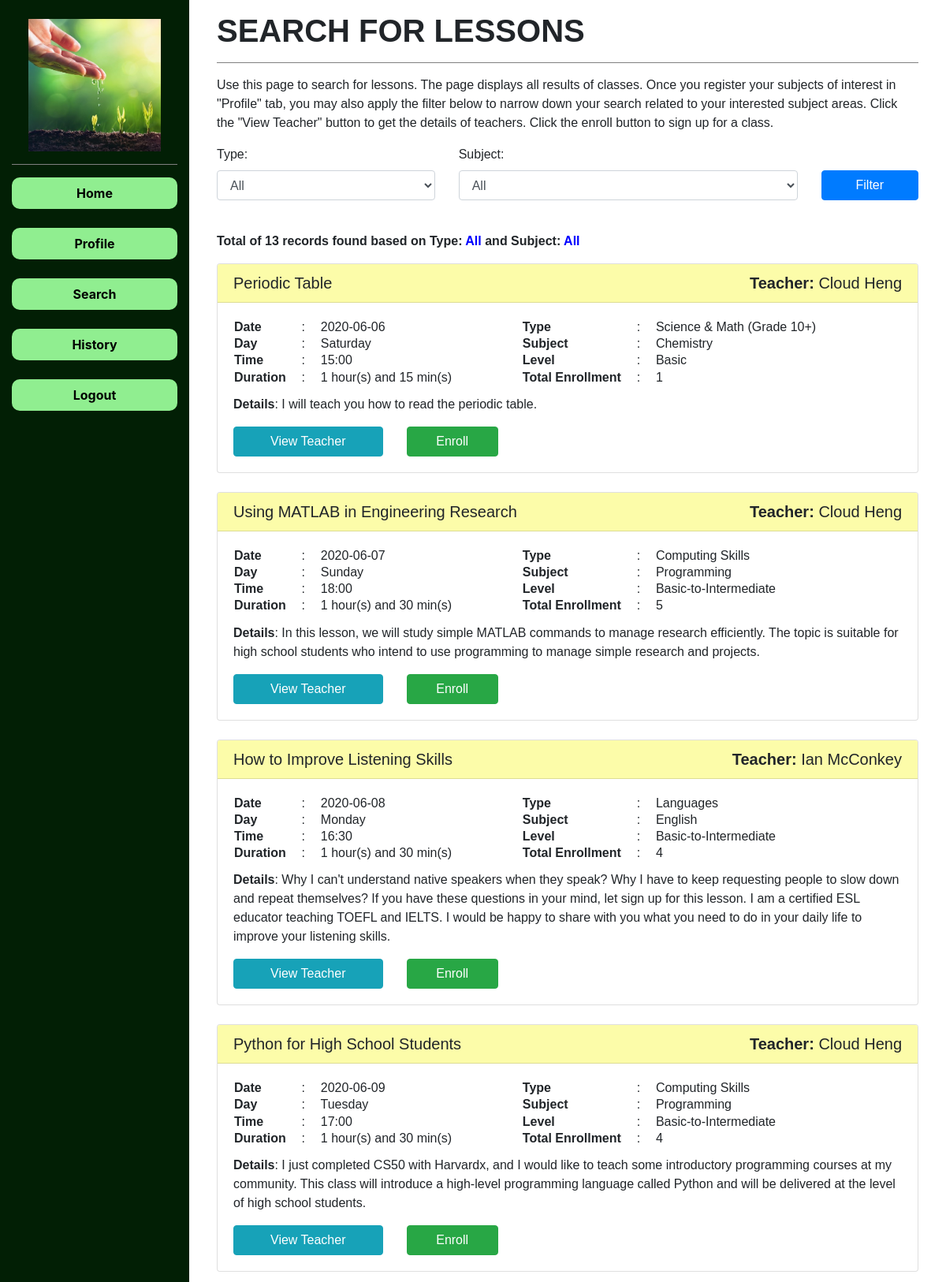
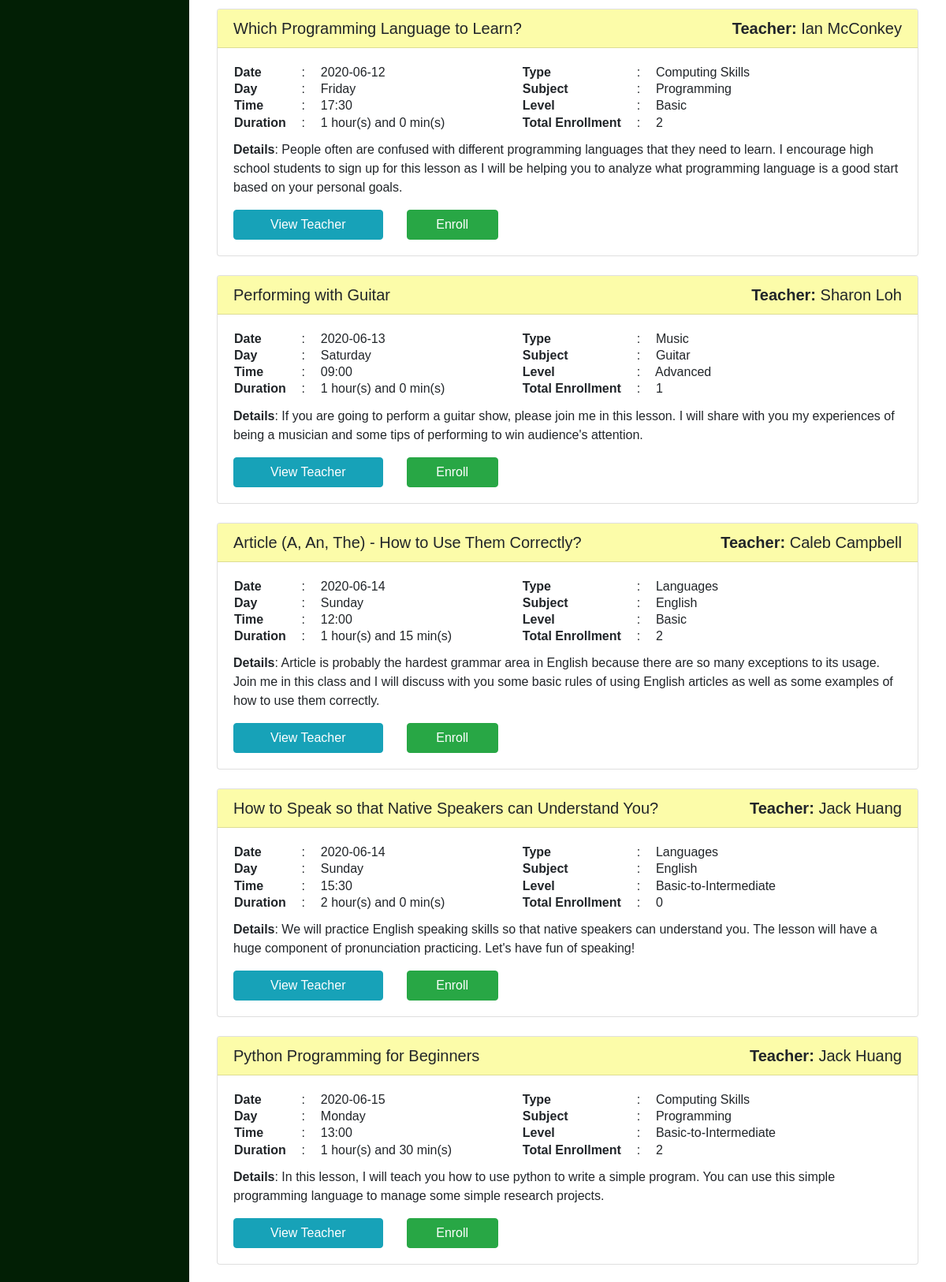
/search (signed in, upper part), run on the app's committed database (2 pictures, top to bottom).
### tables this page shows
CREATE TABLE "upcoming" (
	"id"	INTEGER NOT NULL PRIMARY KEY AUTOINCREMENT UNIQUE,
	"teacher_id"	INTEGER NOT NULL,
	"date"	NUMERIC NOT NULL,
	"time"	NUMERIC NOT NULL,
	"duration_hour"	INTEGER NOT NULL,
	"duration_min"	INTEGER,
	"type"	TEXT NOT NULL,
	"subject"	TEXT NOT NULL,
	"name"	TEXT NOT NULL,
	"level"	TEXT,
	"message"	TEXT,
	FOREIGN KEY("teacher_id") REFERENCES "people"("id")
);

### app.py (the view)
@app.route("/search", methods=["GET", "POST"])
@login_required
def search():
    id = session["user_id"]
    cursor.execute("""SELECT * from subjects JOIN students ON subjects.id=students.subject_id
                            WHERE students.person_id=:id """, {'id': id})
    subjects = cursor.fetchall()
    typelist = []
    for row in subjects:
        cursor.execute("""SELECT type FROM subjects WHERE name=:name""", {'name': row["name"]})
        data = cursor.fetchone()["type"]
        if not data in typelist:
            typelist.append(data)
    if request.method == "POST":
        type = request.form.get("type")
        subject = request.form.get("subject")
        if type == "All" and subject == "All":
            cursor.execute("""SELECT *,
                            CASE CAST (strftime('%w', date) AS INTEGER)
                                WHEN 0 THEN 'Sunday'
                                WHEN 1 THEN 'Monday'
                                WHEN 2 THEN 'Tuesday'
                                WHEN 3 THEN 'Wednesday'
                                WHEN 4 THEN 'Thursday'
                                WHEN 5 THEN 'Friday'
                                ELSE 'Saturday' END AS day,
                            (SELECT name FROM people where people.id=teacher_id) as teacher_name,
                            (SELECT skype_id FROM people where people.id=teacher_id) as teacher_skype_id,
                            (SELECT occupation FROM people where people.id=teacher_id) as teacher_occupation,
                            (SELECT organization FROM people where people.id=teacher_id) as teacher_organization,
                            (SELECT COUNT(upcoming_students.person_id) FROM upcoming_students WHERE upcoming_students.class_id=id) AS count_student
                            FROM upcoming ORDER BY date, time""")
            rows = cursor.fetchall()
        elif type != "All":
            cursor.execute("""SELECT *,
                            CASE CAST (strftime('%w', date) AS INTEGER)
                                WHEN 0 THEN 'Sunday'
                                WHEN 1 THEN 'Monday'
                                WHEN 2 THEN 'Tuesday'
                                WHEN 3 THEN 'Wednesday'
                                WHEN 4 THEN 'Thursday'
                                WHEN 5 THEN 'Friday'
                                ELSE 'Saturday' END AS day,
                            (SELECT name FROM people where people.id=teacher_id) as teacher_name,
                            (SELECT skype_id FROM people where people.id=teacher_id) as teacher_skype_id,
                            (SELECT occupation FROM people where people.id=teacher_id) as teacher_occupation,
                            (SELECT organization FROM people where people.id=teacher_id) as teacher_organization,
                            (SELECT COUNT(upcoming_students.person_id) FROM upcoming_students WHERE upcoming_students.class_id=id) AS count_student
                            FROM upcoming WHERE type=:type ORDER BY date, time""", {'type':type})
            rows = cursor.fetchall()
        else:
            cursor.execute("""SELECT *,
                                CASE CAST (strftime('%w', date) AS INTEGER)
                                WHEN 0 THEN 'Sunday'
                                WHEN 1 THEN 'Monday'
                                WHEN 2 THEN 'Tuesday'
                                WHEN 3 THEN 'Wednesday'
                                WHEN 4 THEN 'Thursday'
                                WHEN 5 THEN 'Friday'
                                ELSE 'Saturday' END AS day,
                            (SELECT name FROM people where people.id=teacher_id) as teacher_name,
                            (SELECT skype_id FROM people where people.id=teacher_id) as teacher_skype_id,
                            (SELECT occupation FROM people where people.id=teacher_id) as teacher_occupation,
                            (SELECT organization FROM people where people.id=teacher_id) as teacher_organization,
                            (SELECT COUNT(upcoming_students.person_id) FROM upcoming_students WHERE upcoming_students.class_id=id) AS count_student
                            FROM upcoming WHERE subject=:subject ORDER BY date, time""", {'subject':subject})
            rows = cursor.fetchall()
        cursor.execute("""SELECT class_id from upcoming_students WHERE person_id=:id""", {'id':id})
        data = cursor.fetchall()
        classlist = []
        for row in data:
            classlist.append(row["class_id"])
        search = []
        for row in rows:
            if row["id"] not in classlist: # and row["subject"] in learning
                search.append(row)
        filter = {'type': type, 'subject': subject}
        return render_template("student_search.html", search=search, count_search=len(search),
                                subjects=subjects, typelist=typelist, filter=filter)
    else:
        cursor.execute("""SELECT *,
                        CASE CAST (strftime('%w', date) AS INTEGER)
                            WHEN 0 THEN 'Sunday'
                            WHEN 1 THEN 'Monday'
                            WHEN 2 THEN 'Tuesday'
                            WHEN 3 THEN 'Wednesday'
                            WHEN 4 THEN 'Thursday'
                            WHEN 5 THEN 'Friday'
                            ELSE 'Saturday' END AS day,
                        (SELECT name FROM people where people.id=teacher_id) as teacher_name,
                        (SELECT skype_id FROM people where people.id=teacher_id) as teacher_skype_id,
                        (SELECT occupation FROM people where people.id=teacher_id) as teacher_occupation,
                        (SELECT organization FROM people where people.id=teacher_id) as teacher_organization,
                        (SELECT COUNT(upcoming_students.person_id) FROM upcoming_students WHERE upcoming_students.class_id=id) AS count_student
                        FROM upcoming ORDER BY date, time""")
        rows = cursor.fetchall()
        cursor.execute("""SELECT class_id from upcoming_students WHERE person_id=:id""", {'id':id})
        data = cursor.fetchall()
        classlist = []
        for row in data:
            classlist.append(row["class_id"])
        search = []
        for row in rows:
            if row["id"] not in classlist: # and row["subject"] in learning
                search.append(row)
        print(search[0]["day"])
        filter = {'type': "All", 'subject': "All"}
        return render_template("student_search.html", search=search, count_search=len(search),
                                subjects=subjects, typelist=typelist, filter=filter)

### app.py (called while the page is built)
@app.after_request
def after_request(response):
    response.headers["Cache-Control"] = "no-cache, no-store, must-revalidate"
    response.headers["Expires"] = 0
    response.headers["Pragma"] = "no-cache"
    return response

### helpers.py (called while the page is built)
def login_required(f):
    @wraps(f)
    def decorated_function(*args, **kwargs):
        if session.get("user_id") is None:
            return redirect("/login")
        return f(*args, **kwargs)
    return decorated_function

### templates/student_search.html (shortened to what this page needs)
{% extends "student_layout.html" %}
{% block main %}
    <h1>
        <b> SEARCH FOR LESSONS </b>
    </h1>
    <hr>
    <p>
        Use this page to search for lessons. The page displays all results of classes.
        Once you register your subjects of interest in "Profile" tab,
        you may also apply the filter below to narrow down your search related to your interested subject areas.
        Click the "View Teacher" button to get the details of teachers.
        Click the enroll button to sign up for a class.
    </p>
    <form action="/search" method="post">
        <div class="row">
            <div class="col-md-4 form-group">
                <label> Type: </label>
                <select class="form-control" name="type">
                    <option value= "All" selected>All</option>
                </select>
            </div>
            <div class="col-md-6 form-group">
                <label> Subject: </label>
                <select class="form-control" name="subject">
                    <option value= "All" selected>All</option>
                </select>
            </div>
            <div class="col-md-2 form-group">
                <label style="color: white;">  : </label>
                <button class="btn btn-primary btn-block" type="submit">Filter</button>
            </div>
        </div>
    </form>
    <br>
    {% if count_search == 0 %}
    <p>
        There is currently no class available based on your search.
        It could be either:
        <ul>
            <li> You have already signed up for the class. </li>
            <li> No teacher is currently offering this class. </li>
        </ul>
    </p>
    <p>
        <b>Total of 0 record found based on
            Type: <span style="color: blue;">{{ filter["type"] }}</span> and
            Subject: <span style="color: blue;">{{ filter["subject"] }}</span></b>
    </p>
    {% else %}
    <p>
        <b>Total of {{ count_search }} records found based on
            Type: <span style="color: blue;">{{ filter["type"] }}</span> and
            Subject: <span style="color: blue;">{{ filter["subject"] }}</span></b>
    </p>
    {% for i in range (0, count_search) %}
    <div class="card">
        <h5 class="card-header">{{ search[i]["name"] }}
            <span style="float: right;"><b>Teacher:</b> {{ search[i]['teacher_name'] }} </span></h5>
        <div class="card-body">
            <div class="row">
                <div class="col-md-5">
                <h6 class="card-title">
                    <table>
                        <tr>
                            <td><b>Date</b> &nbsp; &nbsp; </td>
                            <td>: </td>
                            <td>&nbsp; &nbsp; {{ search[i]["date"] }}</td>
                        </tr>
                        <tr>
                            <td><b>Day</b> &nbsp; &nbsp; </td>
                            <td>: </td>
                            <td>&nbsp; &nbsp; {{ search[i]["day"] }}</td>
                        </tr>
                        <tr>
                            <td><b>Time</b> &nbsp; &nbsp; </td>
                            <td>: </td>
                            <td>&nbsp; &nbsp; {{ search[i]["time"] }} </td>
                        </tr>
                        <tr>
                            <td><b>Duration</b> &nbsp; &nbsp; </td>
                            <td>: </td>
                            <td>&nbsp; &nbsp; {{ search[i]["duration_hour"] }} hour(s) and {{ search[i]["duration_min"] }} min(s) </td>
                        </tr>
                    </table>
                </h6>
                </div>
                <div class="col-md-7">
                <h6 class="card-title">
                    <table>
                        <tr>
                            <td><b>Type</b> &nbsp; &nbsp; </td>
                            <td>: </td>
                            <td>&nbsp; &nbsp; {{ search[i]["type"] }}</td>
                        </tr>
                        <tr>
                            <td><b>Subject</b> &nbsp; &nbsp; </td>
                            <td>: </td>
                            <td>&nbsp; &nbsp; {{ search[i]["subject"] }}</td>
                        </tr>
                        <tr>
                            <td><b>Level</b> &nbsp; &nbsp; </td>
                            <td>: </td>
                            <td>&nbsp; &nbsp; {{ search[i]["level"] }} </td>
                        </tr>
                        <tr>
                            <td><b>Total Enrollment</b> &nbsp; &nbsp; </td>
                            <td>: </td>
                            <td>&nbsp; &nbsp; {{ search[i]["count_student"] }} </td>
                        </tr>
                    </table>
                </h6>
                </div>
            </div>
            <div class="card-text">
                <b>Details</b>: {{ search[i]["message"]}}</p>
            </div>
            <div class="row">
                <div class="col-md-3">
                    <button class="btn btn-info btn-block" type="button" data-toggle="collapse"
                    data-target="#collapseExample{{ search[i]['id'] }}" aria-expanded="false" aria-controls="collapseExample">
                        View Teacher
                    </button>
                </div>
                <div class="col-md-2">
                    <form action="/enroll_confirm" method="POST">
                        <button type="submit" class="btn btn-success btn-block">Enroll</button>
                    </form>
                </div>
            </div>
        </div>
    </div>
    <br>
    {% endfor %}
    {% endif %}
{% endblock %}

### static/student_styles.css (style rules this page uses)
hr { border-top: 1px solid; color: grey; }
table { counter-reset: tableCount; }
.card-header { background-color: rgb(252, 252, 169); }

### data on the page
upcoming: name "Periodic Table", date "2020-06-06", time "15:00", duration_hour "1", duration_min "15", type "Science & Math (Grade 10+)", subject "Chemistry", level "Basic", message "I will teach you how to read the periodic table."
upcoming: name "Using MATLAB in Engineering Research", date "2020-06-07", time "18:00", duration_hour "1", duration_min "30", type "Computing Skills", subject "Programming", level "Basic-to-Intermediate", message "In this lesson, we will study simple MATLAB commands to manage research efficiently. The topic is suitable for high school students who intend to use programming to manage simple research and projects."
upcoming: name "How to Improve Listening Skills", date "2020-06-08", time "16:30", duration_hour "1", duration_min "30", type "Languages", subject "English", level "Basic-to-Intermediate", message "Why I can't understand native speakers when they speak? Why I have to keep requesting people to slow down and repeat themselves? If you have these questions in your mind, let sign up for this lesson. I am a certified ESL educator teaching TOEFL and IELTS. I would be happy to share with you what you need to do in your daily life to improve your listening skills."
upcoming: name "Python for High School Students", date "2020-06-09", time "17:00", duration_hour "1", duration_min "30", type "Computing Skills", subject "Programming", level "Basic-to-Intermediate", message "I just completed CS50 with Harvardx, and I would like to teach some introductory programming courses at my community. This class will introduce a high-level programming language called Python and will be delivered at the level of high school students."
upcoming: name "Which Programming Language to Learn?", date "2020-06-12", time "17:30", duration_hour "1", duration_min "0", type "Computing Skills", subject "Programming", level "Basic", message "People often are confused with different programming languages that they need to learn. I encourage high school students to sign up for this lesson as I will be helping you to analyze what programming language is a good start based on your personal goals."
upcoming: name "Performing with Guitar", date "2020-06-13", time "09:00", duration_hour "1", duration_min "0", type "Music", subject "Guitar", level "Advanced", message "If you are going to perform a guitar show, please join me in this lesson. I will share with you my experiences of being a musician and some tips of performing to win audience's attention."
upcoming: name "Article (A, An, The) - How to Use Them Correctly?", date "2020-06-14", time "12:00", duration_hour "1", duration_min "15", type "Languages", subject "English", level "Basic", message "Article is probably the hardest grammar area in English because there are so many exceptions to its usage. Join me in this class and I will discuss with you some basic rules of using English articles as well as some examples of how to use them correctly."
upcoming: name "How to Speak so that Native Speakers can Understand You?", date "2020-06-14", time "15:30", duration_hour "2", duration_min "0", type "Languages", subject "English", level "Basic-to-Intermediate", message "We will practice English speaking skills so that native speakers can understand you. The lesson will have a huge component of pronunciation practicing. Let's have fun of speaking!"
upcoming: name "Python Programming for Beginners", date "2020-06-15", time "13:00", duration_hour "1", duration_min "30", type "Computing Skills", subject "Programming", level "Basic-to-Intermediate", message "In this lesson, I will teach you how to use python to write a simple program. You can use this simple programming language to manage some simple research projects."

### other printed values
{{ count_search }} "13"
{{ filter["type"] }} "All"
{{ filter["subject"] }} "All"
{{ search[i]['teacher_name'] }} "Cloud Heng" "Cloud Heng" "Ian McConkey" "Cloud Heng" "Ian McConkey" "Sharon Loh" "Caleb Campbell" "Jack Huang" "Jack Huang"
{{ search[i]["day"] }} "Saturday" "Sunday" "Monday" "Tuesday" "Friday" "Saturday" "Sunday" "Sunday" "Monday"
{{ search[i]["count_student"] }} "1" "5" "4" "4" "2" "1" "2" "0" "2"
